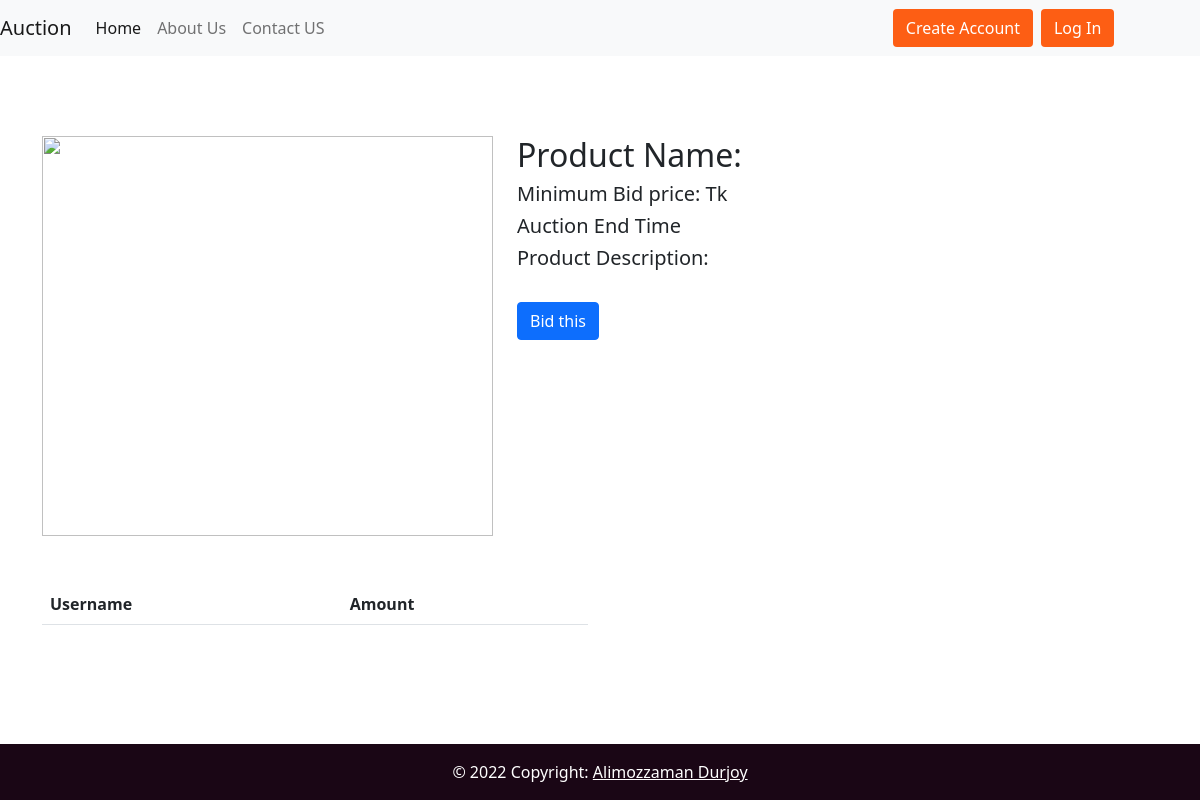
The page /bidamountdata/ on the database as committed earlier.
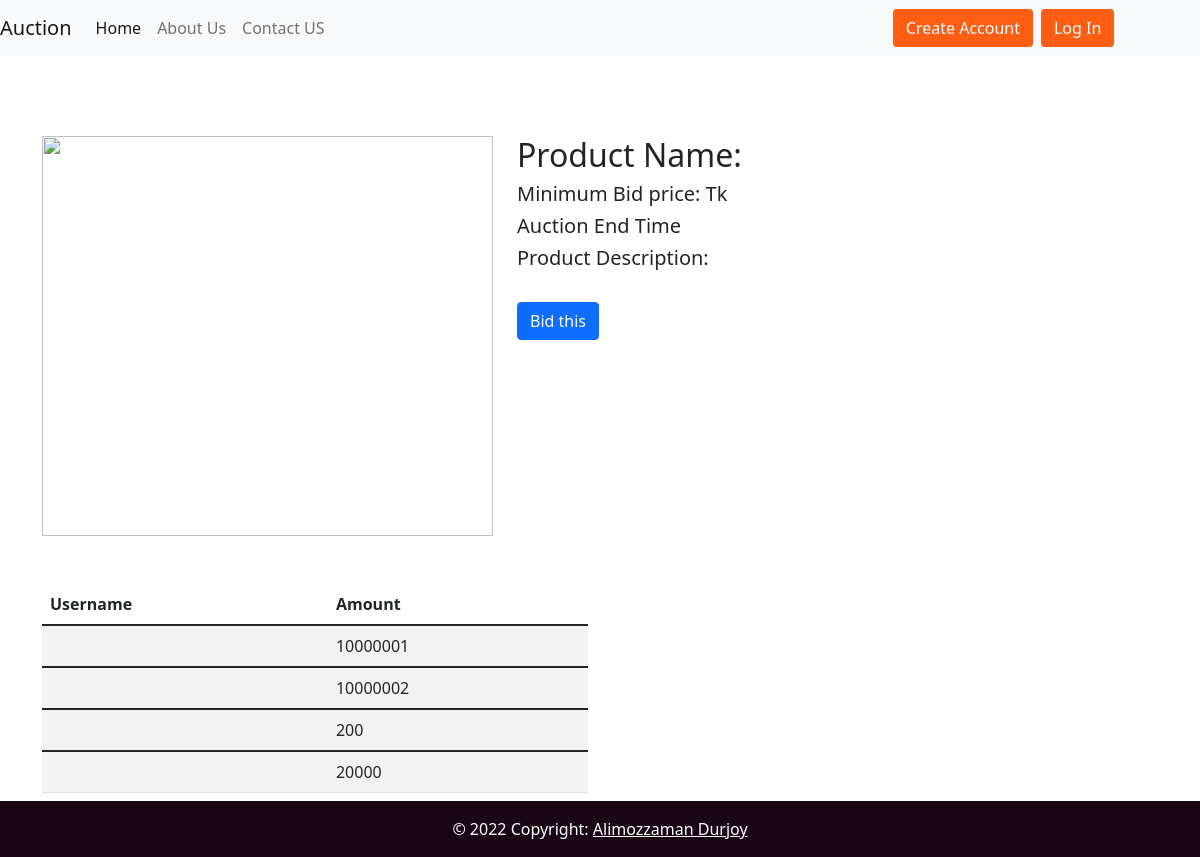
The same page on the database as committed later.
### app/models.py (models this page shows, shortened)
class Bid(models.Model):
  product = models.ForeignKey(Product,on_delete=models.CASCADE)
  user = models.ForeignKey(Customer,on_delete=models.CASCADE)
  bid_amount = models.CharField(max_length=20)

### app/views.py (the view)
# urls.py: path('bidamountdata/', views.bidamountdata, name="bidamountdata"),
def bidamountdata(request):
  bid = Bid.objects.all()
  return render(request, 'app/bid.html',{'bid':bid})

### app/templates/app/bid.html (shortened to what this page needs)
{% extends 'app/base.html' %}
{% load static %}
{% block main-content %}
<div class="container" style="padding-top: 80px;">
  <div class="row">
    <div class="col-md-5">
      <img src="{{ object.photo.url }}" alt="" style="width: 100%; height: 50vh;">
    </div>
    <div class="col-md-7">
      <h2>Product Name:{{object.name}}</h2>
      <h5>Minimum Bid price: {{object.min_bid_price}}Tk</h5>
      <h5>Auction End Time{{object.auctionEndTime}}</h5>
      <h5>Product Description: {{object.description}}</h5>
      <br>
      <a href="{% url 'bidamount' object.id %}" role="button" class="btn btn-primary">Bid this</a>
      <br>
    </div>
  </div>
</div>
<div class="container my-5">
  <div class="row">
    <div class="col-md-6 table-responsive">
      <table class="table table-striped">
        <thead>
          <tr>
            <th scope="col">Username</th>
            <th scope="col">Amount</th>
          </tr>
        </thead>
        {% for b in bid %}
        <tbody>
          <td>{{b.product.user.username}}</td>
          <td>{{b.bid_amount}}</td>
        </tbody>
        {% endfor %}
      </table>
    </div>
  </div>
</div>
{% endblock main-content %}

Rows that differ between the two databases and show on the page:
added Bid: bid_amount "10000001"
added Bid: bid_amount "10000002"
added Bid: bid_amount "200"
added Bid: bid_amount "20000"
